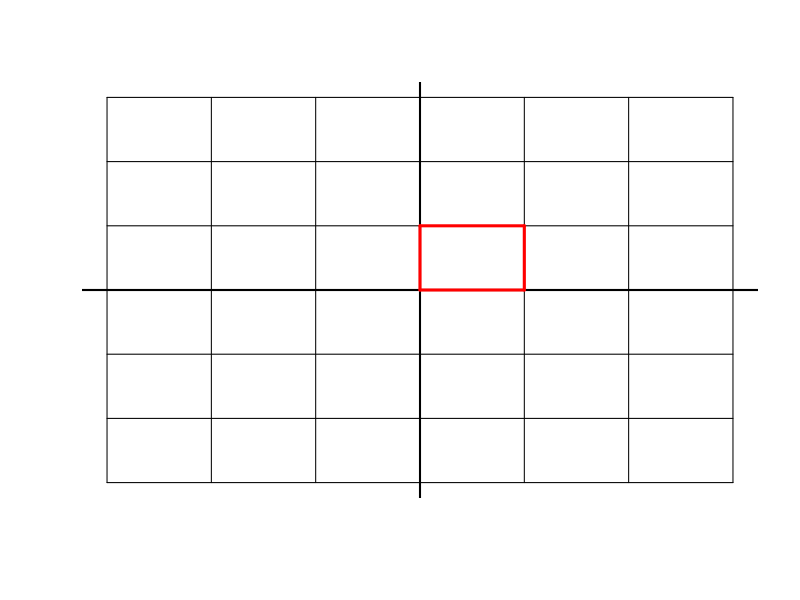
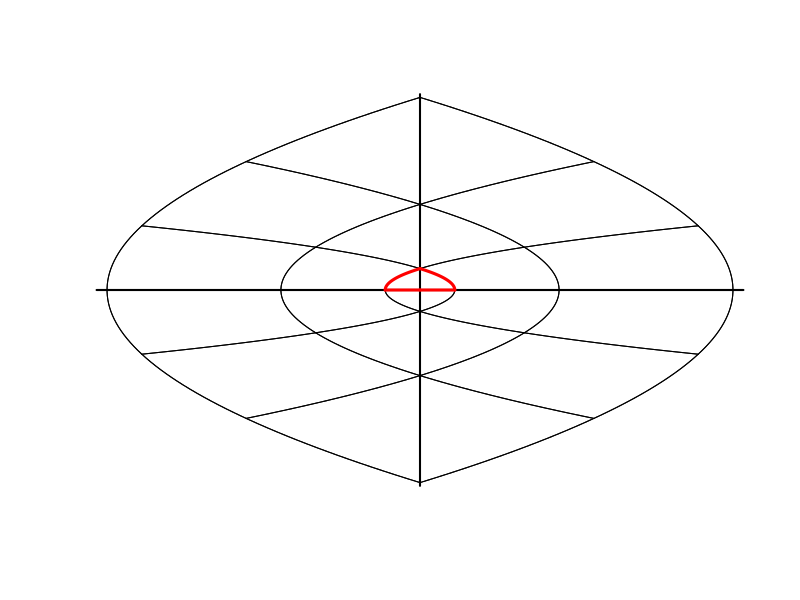
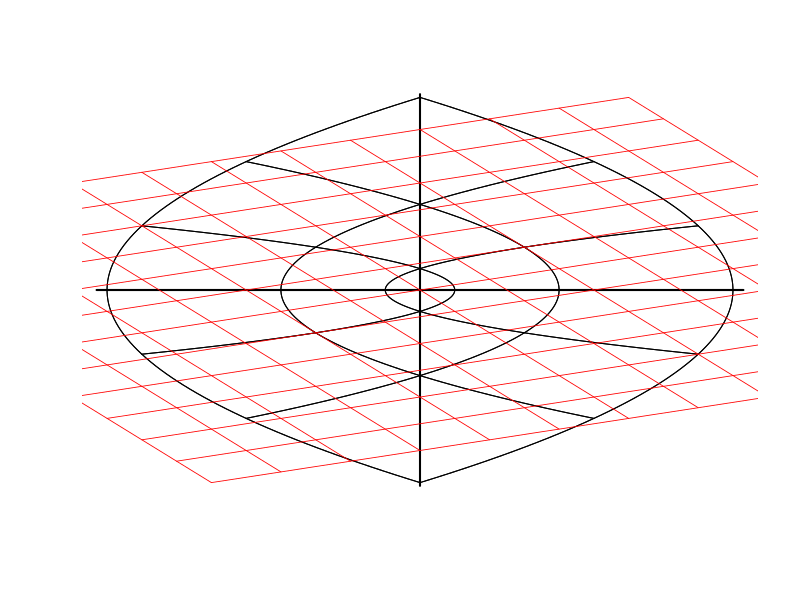
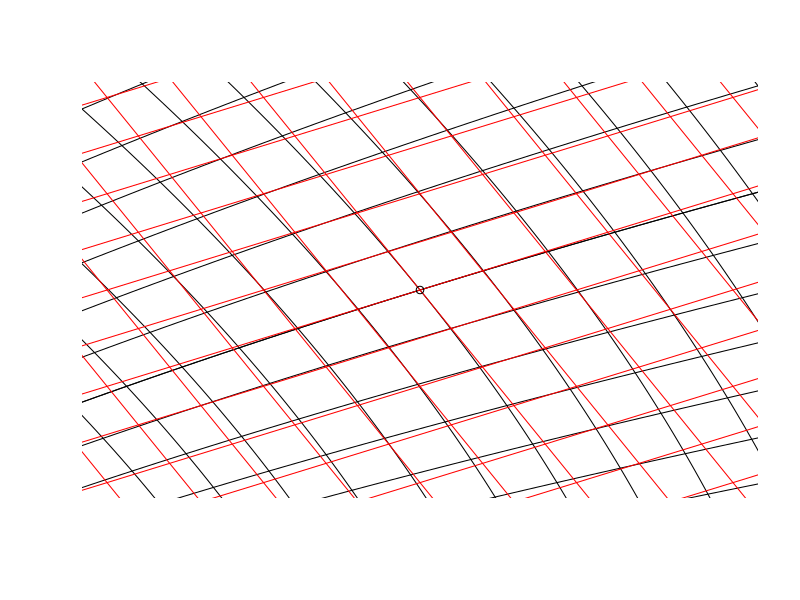

Write the R code that produced these figures, in order.
#Determine number of lines using max
max = 3

#vertical axes
plot(rep(0,100), seq(-max - 0.3,max + 0.3,length = 100), type = "l", lwd = 2, frame.plot = FALSE,axes=FALSE, xlab = "", ylab = "", xlim = c(-max,max), ylim = c(-max,max))
#horizontal axes
lines(seq(-max-0.3,max+0.3,length = 100), rep(0,100), type = "l", lwd = 2)


#draw gridlines
for (k in -max:max) {
  print(k)
  lines(seq(-max,max,length = 100), rep(k,100), type = "l")
  lines(rep(k,100), seq(-max,max,length = 100), type = "l")
}

#draw unit square
lines(rep(0,100), seq(0,1,length = 100), type = "l", col = "red", lwd=3)
lines(rep(1,100), seq(0,1,length = 100), type = "l", col = "red", lwd=3)
lines(seq(0,1,length = 100),rep(0,100), type = "l", col = "red", lwd=3)
lines(seq(0,1,length = 100), rep(1,100),  type = "l", col = "red", lwd=3)
  
#specify transformation
f_1 <- function(u,v){
  u^2 - v^2
}
f_2 <- function(u,v){
  2*u*v
}

#determine new axes lengths
new_max_horz <- 0
new_max_vert <- 0
for (k in (-max:max)) {
  candidate_max <- max(f_1(seq(-max,max,length = 100), rep(k,100)),
  f_1(rep(k,100), seq(-max,max,length = 100)))
  new_max_horz <- ifelse(candidate_max > new_max_horz, candidate_max, new_max_horz)
  
  candidate_max <- max(f_2(seq(-max,max,length = 100), rep(k,100)),
                       f_2(rep(k,100), seq(-max,max,length = 100)))
  new_max_vert <- ifelse(candidate_max > new_max_vert, candidate_max, new_max_vert)
}

plot(rep(0,100), seq(-new_max_vert - 0.3,new_max_vert + 0.3,length = 100), type = "l", lwd = 2, frame.plot = FALSE,axes=FALSE, xlab = "", ylab = "", xlim = c(-new_max_horz,new_max_horz), ylim = c(-new_max_vert,new_max_vert))
#horizontal axes
lines(seq(-new_max_horz-0.3,new_max_horz+0.3,length = 100), rep(0,100), type = "l", lwd = 2)

#draw transformed gridlines
for (k in (-max:max)) {
  print(k)
  lines(f_1(seq(-max,max,length = 100), rep(k,100)), f_2(seq(-max,max,length = 100), rep(k,100)), type = "l")
  lines(f_1(rep(k,100), seq(-max,max,length = 100)), f_2(rep(k,100), seq(-max,max,length = 100)), type = "l")
}

#cbind(f_1(rep(2,100), seq(-max,max,length = 100)), f_2(rep(2,100), seq(-max,max,length = 100)), f_1(seq(-max,max,length = 100), rep(1,100)), f_2(seq(-max,max,length = 100), rep(1,100)))

#draw transformed unit square
lines(f_1(rep(0,100), seq(0,1,length = 100)), f_2(rep(0,100), seq(0,1,length = 100)), type = "l", col = "red", lwd=3)
lines(f_1(rep(1,100), seq(0,1,length = 100)), f_2(rep(1,100), seq(0,1,length = 100)), type = "l", col = "red", lwd=3)
lines(f_1(seq(0,1,length = 100),rep(0,100)), f_2(seq(0,1,length = 100),rep(0,100)), type = "l", col = "red", lwd=3)
lines(f_1(seq(0,1,length = 100), rep(1,100)),  f_2(seq(0,1,length = 100), rep(1,100)), type = "l", col = "red", lwd=3)

## APROXIMATE WITH JACOBIAN 
plot(rep(0,100), seq(-new_max_vert - 0.3,new_max_vert + 0.3,length = 100), type = "l", lwd = 2, frame.plot = FALSE,axes=FALSE, xlab = "", ylab = "", xlim = c(-new_max_horz,new_max_horz), ylim = c(-new_max_vert,new_max_vert))
#horizontal axes
lines(seq(-new_max_horz-0.3,new_max_horz+0.3,length = 100), rep(0,100), type = "l", lwd = 2)

#draw transformed gridlines
for (k in (-max:max)) {
  print(k)
  lines(f_1(seq(-max,max,length = 100), rep(k,100)), f_2(seq(-max,max,length = 100), rep(k,100)), type = "l")
  lines(f_1(rep(k,100), seq(-max,max,length = 100)), f_2(rep(k,100), seq(-max,max,length = 100)), type = "l")
}



#cbind(f_1(rep(2,100), seq(-max,max,length = 100)), f_2(rep(2,100), seq(-max,max,length = 100)), f_1(seq(-max,max,length = 100), rep(1,100)), f_2(seq(-max,max,length = 100), rep(1,100)))

#draw transformed unit square
f_1 <- function(u,v){
  4*u-2*v
}
f_2 <- function(u,v){
  2*u+4*v
}

for (k in seq(from= -max, to = max, length = 13)) {
  print(k)
  lines(f_1(seq(-max,max,length = 100), rep(k,100)), f_2(seq(-max,max,length = 100), rep(k,100)), type = "l", col = "red", lwd = 0.8)
  lines(f_1(rep(k,100), seq(-max,max,length = 100)), f_2(rep(k,100), seq(-max,max,length = 100)), type = "l", col = "red", lwd = 0.8)
}

#Zoom in 

#specify transformation
f_1 <- function(u,v){
  u^2 - v^2
}
f_2 <- function(u,v){
  2*u*v
}



plot(f_1(seq(1.5,2.5,length = 100), rep(1,100)), f_2(seq(1.5,2.5,length = 100), rep(1,100)), type = "l",frame.plot = FALSE,axes=FALSE, xlab = "", ylab = "", xlim = c(2,4), ylim = c(3,5))
for(k in seq(from = .7, to = 1.3, length = 13)){
  lines(f_1(seq(1.5,2.5,length = 100), rep(k,100)), f_2(seq(1.5,2.5,length = 100), rep(k,100)), type = "l")
}
for(k in seq(from = 1.7, to = 2.3, length = 13)){
  lines(f_1(rep(k,100), seq(.5,1.5,length = 100)), f_2(rep(k,100), seq(.5,1.5,length = 100)), type = "l")
}

f_1 <- function(u,v){
  4*u-2*v
}
f_2 <- function(u,v){
  2*u+4*v
}



for(k in seq(from = 0, to = 5, length = (5)/.05 + 1)){
  lines(f_1(seq(-100,100,length = 100), rep(k,100)), f_2(seq(-100,100,length = 100), rep(k,100)), type = "l", col = "red")
}
for(k in seq(from = -100, to = 100, length = (200)/.05 + 1)){
  lines(f_1(rep(k,100), seq(0,2,length = 100)), f_2(rep(k,100), seq(0,2,length = 100)), type = "l", col = "red")
}
points(3,4
       )



